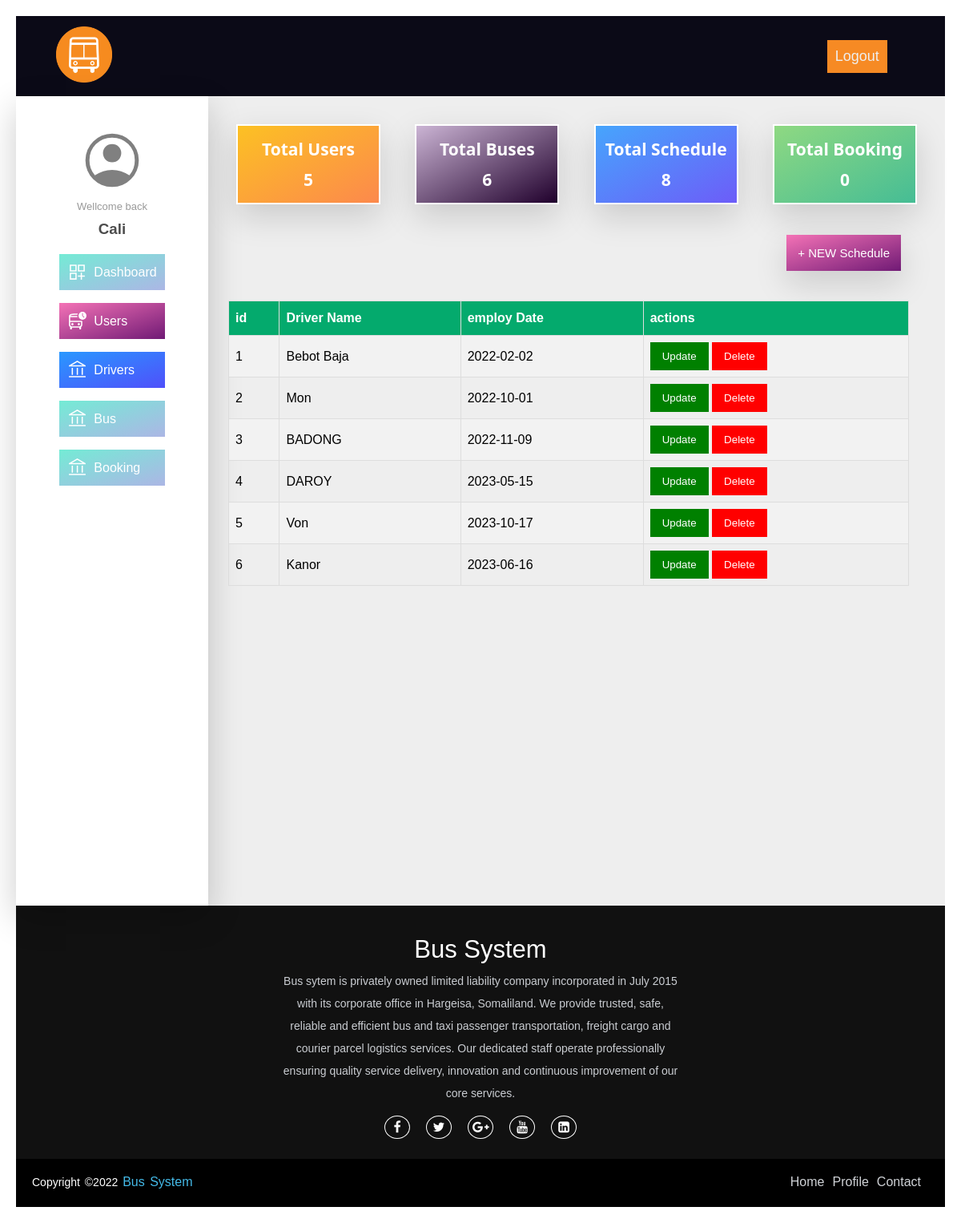
Page /view/admin/drivers.php (signed in) on the committed database.
### tables this page shows
CREATE TABLE `users` (
  `id` int NOT NULL primary key auto_increment,
  `firstname` varchar(255) NOT NULL,
  `lastname` varchar(255) NOT NULL,
  `email` varchar(255) NOT NULL,
   `password` varchar(255) NOT NULL,
   `phone` int NOT NULL,
  `imageUrl` varchar(255) NULL,

  `role` varchar(20) NOT NULL
);

CREATE TABLE `driver` (
  `id` int NOT NULL primary key auto_increment,
  `driverName` varchar(50) NOT NULL,
  `employDate` date NOT NULL
);

### include/autoloader.inc.php (called while the page is built, shortened)
<?php
function myAutoLoader($className)
{
    $baseDir = substr(__DIR__, 0, -7);
    $extension = ".php";
    $classPath = str_replace('\\', DIRECTORY_SEPARATOR, $className);
    $directories = array("data", "app", "view", "include");
    foreach ($directories as $directory) {
        $path = $baseDir . $directory . DIRECTORY_SEPARATOR . $classPath . $extension;
        if (file_exists($path)) {
            return;
        }
    }
}

### data/userModel.php (called while the page is built, shortened)
<?php
class userModel extends Database
{
    public static function findById($id)
    {
        $query = "SELECT * FROM users WHERE id = ?";
        $stm = parent::$connection->prepare($query);
        $stm->execute([$id]);
        $reselt = $stm->get_result();
        $user = [];
        while ($row = $reselt->fetch_assoc()) {
            $user[] = $row;
        }
        return $user;
    }
     public static function findTotal()
    {
        $query = "SELECT COUNT(id) FROM users";
        $stm = self::$connection->query($query);
        return $stm->fetch_column();
    }
}

### app/userController.php (called while the page is built, shortened)
<?php
class UserController extends UserModel
{
    public static function getUserById($id)
    {
        $user = self::findById($id);
        return $user;
    }
    public static function getToCountUser()
    {
        return self::findTotal();
    }
}

### data/busModel.php (called while the page is built, shortened)
<?php
class BusModel extends Database
{
    public static function findTotal()
    {
        $query = "SELECT COUNT(id) FROM bus";
        $stm = self::$connection->query($query);
        return $stm->fetch_column();
    }
}

### app/busController.php (called while the page is built, shortened)
<?php
class BusController extends BusModel
{
    public static function getToCountBus()
    {
        return self::findTotal();
    }
}

### data/scheduleModel.php (called while the page is built, shortened)
<?php
class ScheduleModel extends Database
{
    public static function findTotal()
    {
        $query = "SELECT COUNT(id) FROM schedule";
        $stm = self::$connection->query($query);
        return $stm->fetch_column();
    }
}

### app/scheduleController.php (called while the page is built, shortened)
<?php
class ScheduleController extends ScheduleModel
{
    public static function getToCountSchedule()
    {
        return self::findTotal();
    }
}

### data/bookModel.php (called while the page is built, shortened)
<?php
class BookModel extends Database
{
    public static function findTotal()
    {
        $query = "SELECT COUNT(id) FROM bookings";
        $stm = self::$connection->query($query);
        return $stm->fetch_column();
    }
}

### app/bookController.php (called while the page is built, shortened)
<?php
class BookController extends BookModel
{
    public static function getToCountBooking()
    {
        return self::findTotal();
    }
}

### data/driverModel.php (called while the page is built, shortened)
<?php
class DriverModel extends Database
{
    public static function findAll()
    {
        $query = "SELECT * FROM driver";
        $stm = parent::$connection->query($query);
        $drivers = [];
        while ($row = $stm->fetch_assoc()) {
            $drivers[] = $row;
        }
        return $drivers;
    }
}

### app/driverController.php (called while the page is built, shortened)
<?php
class DriverController extends DriverModel
{
    public static function getAllDriver()
    {
        return self::findAll();
    }
}

### view/admin/drivers.php (the view, shortened to what this page needs)
<!DOCTYPE html>
<html lang="en">
  <head>
     <link rel="stylesheet" href="../css/home.css?v=<?php echo time(); ?>" />
    <link rel="stylesheet" href="../css/header.css?v=<?php echo time(); ?>" />
    <link rel="stylesheet" href="../css/card.css" />
    <link rel="stylesheet" href="../css/button.css" />
    <link rel="stylesheet" href="../css/footer.css" />
    <link rel="stylesheet" href="../css/ticket.css" />
    <link rel="stylesheet" href="../css/cleintdashboard.css?v=<?php echo time(); ?>" />
    <link rel="stylesheet" href="../css/index.css?v=<?php echo time(); ?>" />
    <link rel="stylesheet" href="../css/alertmsg.css?v=<?php echo time(); ?>" />
    <link rel="stylesheet" href="../css/table.css?v=<?php echo time(); ?>" />
      <link
      rel="stylesheet"
      href="https://cdnjs.cloudflare.com/ajax/libs/font-awesome/4.7.0/css/font-awesome.min.css"
    />
  </head>
  <?php
include "../../include/autoloader.inc.php";
$user = UserController::getUserById($_SESSION['MEMBER_ID']);
$username = $user[0]["firstname"];
$userImage = $user[0]["imageUrl"];
$usercount = UserController::getToCountUser();
$buscount = BusController::getToCountBus();
$bookcount = BookController::getToCountBooking();
$schedulecount = ScheduleController::getToCountSchedule();
?>
  <body>
    <?php include "../include/adminHeader.php" ?>
    <section class="dashboard">
      <div class="dashboard__sidebar">
   <div>
        <div class="dashboard__profile">
          <div class="dashboard__profile__image">
<?php
echo '<img src="../uploads/' . $userImage . '" alt="profile" />';
?>
          </div>
          <p>Wellcome back</p>
            <h3><?php echo $username; ?></h3>
        </div>
          <div class="dashboard__menu">
          <ul>
            <li class="active">
              <a href="./dashboard.php" >
                <img src="../image/dashboard-icon.svg" alt="dashboard" /> dashboard</a
              >
            </li>
            <li>
              <a href="./users.php">
                <img src="../image/myticket.svg" alt="myticket" /> Users</a
              >
            </li>
            <li>
              <a href="./drivers.php">
                <img src="../image/account.svg" alt="accountbank" />
                Drivers</a
              >
            </li>
            <li>
              <a href="./buses.php">
                <img src="../image/account.svg" alt="accountbank" />
                Bus</a
              >
            </li>
            <li>
              <a href="./booking.php">
                <img src="../image/account.svg" alt="accountbank" />
                Booking</a
              >
            </li>
          </ul>
        </div>
</div>
      </div>
      <div class="dashboard__content" >
      <div class="dashboard__summary">
            <div class="dashboard__summary__box">
                <h1>total users</h1>
                <h1><?php echo $usercount ?></h1>
            </div>
            <div class="dashboard__summary__box">
                <h1>total buses</h1>
                <h1><?php echo $buscount; ?></h1>
            </div>
            <div class="dashboard__summary__box">
                <h1>total schedule</h1>
                 <h1><?php echo $schedulecount ?></h1>
            </div>
            <div class="dashboard__summary__box">
                <h1>total Booking</h1>
                <h1><?php echo $bookcount ?></h1>
            </div>
        </div>
      <div class="addNewsBox">
        <button class="addNewBtn"> + NEW schedule</button>
      </div>
      <div class="information">
        <table id="users">
         <tr>
           <th>id</th>
           <th>Driver Name</th>
           <th>employ Date </th>
           <th>actions</th>
        </tr>
<?php
$drivers = DriverController::getAllDriver();
foreach ($drivers as $driver) {
    $id = $driver["id"];
    $driverName = $driver["driverName"];
    $employDate = $driver['employDate'];
    ?>
            <tr data-id="<?php echo $id ?>">
            <td><?php echo $id; ?></td>
            <td><?php echo $driverName; ?></td>
            <td><?php echo $employDate; ?></td>
            <td>
                <button type="submit" class="editeBtn" name="update">Update</button>
                <button type="submit" name="deleteBtn" class="deleteBtn">Delete</button>
            </td>
            </tr>
            <?php
}
?>
      </table>
      </div>
    </section>
    <?php include "../include/footer.php" ?>
  </body>
</html>

### view/include/adminHeader.php (shortened to what this page needs)
<header class="header">
    <div class="header__box">
        <a href="./dashboard.php">
        <img src="../image/logo.png" alt="logo" />
        </a>
    </div>
    <div class="header_action">
            <?php
if (!$userImage) {
    $userImage = "IMG-user.svg";
}
?>
        <a href="../../include/logout.inc.php" class="logout">Logout</a>
    </div>
</header>

### view/include/footer.php
<footer>
   <div class="footer-content">
     <h3>Bus System</h3>
     <p>
       Bus sytem is privately owned limited liability company incorporated in
       July 2015 with its corporate office in Hargeisa, Somaliland. We
       provide trusted, safe, reliable and efficient bus and taxi passenger
       transportation, freight cargo and courier parcel logistics services.
       Our dedicated staff operate professionally ensuring quality service
       delivery, innovation and continuous improvement of our core services.
     </p>
     <ul class="socials">
       <li>
         <a href="#"><i class="fa fa-facebook"></i></a>
       </li>
       <li>
         <a href="#"><i class="fa fa-twitter"></i></a>
       </li>
       <li>
         <a href="#"><i class="fa fa-google-plus"></i></a>
       </li>
       <li>
         <a href="#"><i class="fa fa-youtube"></i></a>
       </li>
       <li>
         <a href="#"><i class="fa fa-linkedin-square"></i></a>
       </li>
     </ul>
   </div>
   <div class="footer-bottom">
     <p>copyright &copy;2022 <a href="#">Bus System</a></p>
     <div class="footer-menu">
       <ul class="f-menu">
         <li><a href="">Home</a></li>
         <li><a href="">Profile</a></li>
         <li><a href="">Contact</a></li>
       </ul>
     </div>
   </div>
 </footer>

### view/css/home.css (style rules this page uses)
:root { ---color-primary: #55c57a; ---color-primary-light: #80d671; ---color-primary-dark: #28b485; ---color-secondary-light: #ffb900; ---color-secondary-dark: #ff7730; ---color-tertiary-light: #2998ff; ---color-tertiary-dark: #5643fa; ---color-grey-light-1: #f7f7f7; ---color-grey-light-2: #eee; ---color-grey-dark: #777; ---color-grey-dark-2: #999; ---color-grey-dark-3: #333; ---color-white: #fff; ---color-black: #000; ---default-font-size: 1.6rem; }
html { font-size: 62.5%; }
* { margin: 0; padding: 0; box-sizing: border-box; }
body { font-size: var(---default-font-size); padding: 2rem; }
section { background-color: var(---color-grey-light-2); }

### view/css/header.css (style rules this page uses)
:root { ---color-primary: #55c57a; ---color-primary-light: #80d671; ---color-primary-dark: #28b485; ---color-secondary-light: #ffb900; ---color-secondary-dark: #ff7730; ---color-tertiary-light: #2998ff; ---color-tertiary-dark: #5643fa; ---color-grey-light-1: #f7f7f7; ---color-grey-light-2: #eee; ---color-grey-dark: #777; ---color-grey-dark-2: #999; ---color-grey-dark-3: #333; ---color-white: #fff; ---color-black: #000; ---default-font-size: 1.6rem; }
html { font-size: 62.5%; }
* { margin: 0; padding: 0; box-sizing: border-box; }
body { font-size: var(---default-font-size); font-family: Arial, Helvetica, sans-serif; padding: 2rem; }
.header { height: 100px; display: flex; align-items: center; justify-content: space-between; background-color: rgb(11, 10, 23); }
.header__box { width: 7rem; height: 60%; display: flex; align-items: center; }
.header__box img { width: 100%; height: 100%; margin-left: 50px; object-fit: contain; }
.header_action { width: 40%; height: 100px; display: flex; align-items: center; justify-content: space-around; }
.header_action a { background-color: transparent; color: var(---color-grey-light-2); text-decoration: none; font-size: 2rem; text-transform: capitalize; cursor: pointer; padding: 1rem; transition: all 0.3s ease-in; border-radius: 5px; }
.header_action a { transition: all 0.3s ease-in; }
.logout { background: #f68a24 !important; font-size: 18px !important; border-radius: 0 !important; }

### view/css/card.css (style rules this page uses)
:root { ---color-primary: #55c57a; ---color-primary-light: #80d671; ---color-primary-dark: #28b485; ---color-secondary-light: #ffb900; ---color-secondary-dark: #ff7730; ---color-tertiary-light: #2998ff; ---color-tertiary-dark: #5643fa; ---color-grey-light-1: #f7f7f7; ---color-grey-light-2: #eee; ---color-grey-dark: #777; ---color-grey-dark-2: #999; ---color-grey-dark-3: #333; ---color-white: #fff; ---color-black: #000; ---default-font-size: 1.6rem; }

### view/css/footer.css (style rules this page uses)
:root { ---color-primary: #55c57a; ---color-primary-light: #80d671; ---color-primary-dark: #28b485; ---color-secondary-light: #ffb900; ---color-secondary-dark: #ff7730; ---color-tertiary-light: #2998ff; ---color-tertiary-dark: #5643fa; ---color-grey-light-1: #f7f7f7; ---color-grey-light-2: #eee; ---color-grey-dark: #777; ---color-grey-dark-2: #999; ---color-grey-dark-3: #333; ---color-white: #fff; ---color-black: #000; ---default-font-size: 1.6rem; }
footer { background: #111; height: auto; padding-top: 40px; color: #fff; }
.footer-content { display: flex; align-items: center; justify-content: center; flex-direction: column; text-align: center; }
.footer-content h3 { font-size: 3.1rem; font-weight: 500; text-transform: capitalize; line-height: 3rem; }
.footer-content p { max-width: 500px; margin: 10px auto; line-height: 28px; font-size: 14px; color: #cacdd2; }
.socials { list-style: none; display: flex; align-items: center; justify-content: center; margin: 1rem 0 3rem 0; }
.socials li { margin: 0 10px; }
.socials a { text-decoration: none; color: #fff; border: 1.1px solid white; padding: 5px; border-radius: 50%; }
.socials a i { font-size: 1.6rem; width: 20px; transition: color 0.4s ease; }
.footer-bottom { background: #000; padding: 20px; padding-bottom: 40px; text-align: center; }
.footer-bottom p { float: left; font-size: 14px; word-spacing: 2px; text-transform: capitalize; }
.footer-bottom p a { color: #44bae8; font-size: 16px; text-decoration: none; }
.footer-menu { float: right; }
.footer-menu ul { display: flex; }
.footer-menu ul li { padding-right: 10px; display: block; }
.footer-menu ul li a { color: #cfd2d6; text-decoration: none; }

### rows in the picture
users: firstname "Cali"
driver: id "1", driverName "Bebot Baja", employDate "2022-02-02"
driver: id "2", driverName "Mon", employDate "2022-10-01"
driver: id "3", driverName "BADONG", employDate "2022-11-09"
driver: id "4", driverName "DAROY", employDate "2023-05-15"
driver: id "5", driverName "Von", employDate "2023-10-17"
driver: id "6", driverName "Kanor", employDate "2023-06-16"

### other values in the picture
$usercount "5"
$buscount "6"
$schedulecount "8"
$bookcount "0"
